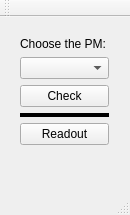
<?xml version="1.0" encoding="UTF-8"?>
<ui version="4.0">
 <class>MainWindow</class>
 <widget class="QMainWindow" name="MainWindow">
  <property name="geometry">
   <rect>
    <x>0</x>
    <y>0</y>
    <width>130</width>
    <height>215</height>
   </rect>
  </property>
  <property name="windowTitle">
   <string>GUI</string>
  </property>
  <property name="styleSheet">
   <string notr="true">font: 75 11pt &quot;Century Schoolbook L&quot;;</string>
  </property>
  <widget class="QWidget" name="centralWidget">
   <widget class="QWidget" name="">
    <property name="geometry">
     <rect>
      <x>9</x>
      <y>9</y>
      <width>111</width>
      <height>130</height>
     </rect>
    </property>
    <layout class="QVBoxLayout" name="verticalLayout">
     <item>
      <widget class="QLabel" name="label">
       <property name="text">
        <string>&lt;html&gt;&lt;head/&gt;&lt;body&gt;&lt;p&gt;Choose the PM:&lt;/p&gt;&lt;/body&gt;&lt;/html&gt;</string>
       </property>
      </widget>
     </item>
     <item>
      <widget class="QComboBox" name="PM_list"/>
     </item>
     <item>
      <widget class="QPushButton" name="pushButton_2">
       <property name="toolTip">
        <string>&lt;html&gt;&lt;head/&gt;&lt;body&gt;&lt;p&gt;Output the parameters of selected PM&lt;/p&gt;&lt;/body&gt;&lt;/html&gt;</string>
       </property>
       <property name="text">
        <string>Check</string>
       </property>
      </widget>
     </item>
     <item>
      <widget class="Line" name="line">
       <property name="sizePolicy">
        <sizepolicy hsizetype="Preferred" vsizetype="Expanding">
         <horstretch>0</horstretch>
         <verstretch>0</verstretch>
        </sizepolicy>
       </property>
       <property name="frameShadow">
        <enum>QFrame::Plain</enum>
       </property>
       <property name="lineWidth">
        <number>5</number>
       </property>
       <property name="orientation">
        <enum>Qt::Horizontal</enum>
       </property>
      </widget>
     </item>
     <item>
      <widget class="QPushButton" name="pushButton">
       <property name="toolTip">
        <string>&lt;html&gt;&lt;head/&gt;&lt;body&gt;&lt;p&gt;Output the Readout parameters&lt;/p&gt;&lt;/body&gt;&lt;/html&gt;</string>
       </property>
       <property name="text">
        <string>Readout</string>
       </property>
      </widget>
     </item>
    </layout>
   </widget>
  </widget>
  <widget class="QMenuBar" name="menuBar">
   <property name="geometry">
    <rect>
     <x>0</x>
     <y>0</y>
     <width>130</width>
     <height>25</height>
    </rect>
   </property>
  </widget>
  <widget class="QToolBar" name="mainToolBar">
   <attribute name="toolBarArea">
    <enum>TopToolBarArea</enum>
   </attribute>
   <attribute name="toolBarBreak">
    <bool>false</bool>
   </attribute>
  </widget>
  <widget class="QStatusBar" name="statusBar"/>
 </widget>
 <layoutdefault spacing="6" margin="11"/>
 <resources/>
 <connections/>
</ui>
